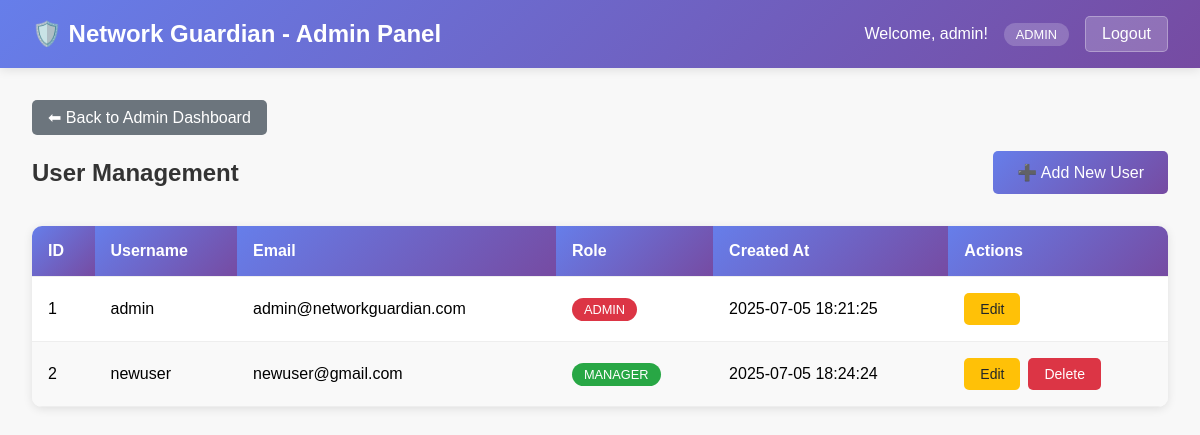
Page /admin/users (signed in) on the committed database.
### tables this page shows
CREATE TABLE users (
            id INTEGER PRIMARY KEY AUTOINCREMENT,
            username TEXT UNIQUE NOT NULL,
            email TEXT UNIQUE NOT NULL,
            password_hash TEXT NOT NULL,
            role TEXT DEFAULT 'manager',
            created_at TIMESTAMP DEFAULT CURRENT_TIMESTAMP
        );

### app.py (the view)
    def decorated_function(*args, **kwargs):
        if not current_user.is_authenticated or current_user.role != 'admin':
            flash('Access denied. Admin privileges required.', 'error')
            return redirect(url_for('index'))
        return f(*args, **kwargs)

### app.py (called while the page is built)
@login_manager.user_loader
def load_user(user_id):
    conn = sqlite3.connect(DB_PATH)
    cursor = conn.cursor()
    cursor.execute("SELECT id, username, email, role FROM users WHERE id = ?", (user_id,))
    user_data = cursor.fetchone()
    conn.close()
    if user_data:
        return User(user_data[0], user_data[1], user_data[2], user_data[3])
    return None

def admin_required(f):
    def decorated_function(*args, **kwargs):
        if not current_user.is_authenticated or current_user.role != 'admin':
            flash('Access denied. Admin privileges required.', 'error')
            return redirect(url_for('index'))
        return f(*args, **kwargs)
    decorated_function.__name__ = f.__name__
    return decorated_function

@app.route('/admin/users')
@login_required
@admin_required
def admin_users():
    conn = sqlite3.connect(DB_PATH)
    cursor = conn.cursor()
    cursor.execute("SELECT id, username, email, role, created_at FROM users ORDER BY id")
    users = cursor.fetchall()
    conn.close()
    return render_template('admin_users.html', users=users)

### templates/admin_users.html (shortened to what this page needs)
<!DOCTYPE html>
<html lang="en">
<head>
</head>
<body>
    <div class="header">
        <h1>🛡️ Network Guardian - Admin Panel</h1>
        <div class="user-info">
            <span>Welcome, {{ current_user.username }}!</span>
            <span class="role-badge">{{ current_user.role }}</span>
            <a href="{{ url_for('logout') }}" class="logout-btn">Logout</a>
        </div>
    </div>
    <div class="container">
        <a href="{{ url_for('admin_dashboard') }}" class="back-link">⬅ Back to Admin Dashboard</a>
        <div class="page-header">
            <h2>User Management</h2>
            <a href="{{ url_for('admin_add_user') }}" class="add-user-btn">➕ Add New User</a>
        </div>
        <div class="users-table">
            {% if users %}
                <table>
                    <thead>
                        <tr>
                            <th>ID</th>
                            <th>Username</th>
                            <th>Email</th>
                            <th>Role</th>
                            <th>Created At</th>
                            <th>Actions</th>
                        </tr>
                    </thead>
                    <tbody>
                        {% for user in users %}
                        <tr>
                            <td>{{ user[0] }}</td>
                            <td>{{ user[1] }}</td>
                            <td>{{ user[2] }}</td>
                            <td>
                                <span class="role-tag {{ user[3] }}">
                                    {{ user[3] }}
                                </span>
                            </td>
                            <td>{{ user[4] }}</td>
                            <td>
                                <div class="action-buttons">
                                    <a href="{{ url_for('admin_edit_user', user_id=user[0]) }}" class="btn btn-edit">Edit</a>
                                    {% if user[0] != current_user.id %}
                                    <form method="POST" action="{{ url_for('admin_delete_user', user_id=user[0]) }}" style="display: inline;">
                                        <button type="submit" class="btn btn-delete" onclick="return confirm('Are you sure you want to delete this user?')">Delete</button>
                                    </form>
                                    {% endif %}
                                </div>
                            </td>
                        </tr>
                        {% endfor %}
                    </tbody>
                </table>
            {% else %}
                <div class="no-users">
                    <h3>No users found</h3>
                    <p>Start by adding your first user account.</p>
                </div>
            {% endif %}
        </div>
    </div>
</body>
</html>

### rows in the picture
users: username "admin", role "ADMIN", id "1", email "admin@networkguardian.com", created_at "2025-07-05 18:21:25"
users: id "2", username "newuser", email "newuser@gmail.com", role "MANAGER", created_at "2025-07-05 18:24:24"
